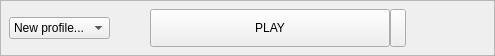
            <widget class="QFrame" name="GamePlayFrame">
             <property name="minimumSize">
              <size>
               <width>0</width>
               <height>56</height>
              </size>
             </property>
             <property name="maximumSize">
              <size>
               <width>16777215</width>
               <height>56</height>
              </size>
             </property>
             <property name="frameShape">
              <enum>QFrame::StyledPanel</enum>
             </property>
             <property name="frameShadow">
              <enum>QFrame::Raised</enum>
             </property>
             <layout class="QHBoxLayout" name="horizontalLayout_3">
              <property name="spacing">
               <number>0</number>
              </property>
              <property name="leftMargin">
               <number>8</number>
              </property>
              <property name="topMargin">
               <number>0</number>
              </property>
              <property name="rightMargin">
               <number>8</number>
              </property>
              <property name="bottomMargin">
               <number>0</number>
              </property>
              <item>
               <widget class="QComboBox" name="GameProfileComboBox">
                <property name="sizePolicy">
                 <sizepolicy hsizetype="Expanding" vsizetype="Fixed">
                  <horstretch>0</horstretch>
                  <verstretch>0</verstretch>
                 </sizepolicy>
                </property>
                <item>
                 <property name="text">
                  <string>New profile...</string>
                 </property>
                </item>
               </widget>
              </item>
              <item>
               <spacer name="horizontalSpacer_3">
                <property name="orientation">
                 <enum>Qt::Horizontal</enum>
                </property>
                <property name="sizeType">
                 <enum>QSizePolicy::Expanding</enum>
                </property>
                <property name="sizeHint" stdset="0">
                 <size>
                  <width>40</width>
                  <height>20</height>
                 </size>
                </property>
               </spacer>
              </item>
              <item>
               <widget class="QPushButton" name="GamePlayButton">
                <property name="minimumSize">
                 <size>
                  <width>240</width>
                  <height>38</height>
                 </size>
                </property>
                <property name="maximumSize">
                 <size>
                  <width>240</width>
                  <height>38</height>
                 </size>
                </property>
                <property name="text">
                 <string>PLAY</string>
                </property>
                <property name="icon">
                 <iconset theme="media-playback-start"/>
                </property>
               </widget>
              </item>
              <item>
               <widget class="QPushButton" name="GameOptionsDropDownButton">
                <property name="minimumSize">
                 <size>
                  <width>0</width>
                  <height>28</height>
                 </size>
                </property>
                <property name="maximumSize">
                 <size>
                  <width>16</width>
                  <height>38</height>
                 </size>
                </property>
                <property name="text">
                 <string/>
                </property>
                <property name="icon">
                 <iconset theme="go-up"/>
                </property>
               </widget>
              </item>
              <item>
               <spacer name="horizontalSpacer_4">
                <property name="orientation">
                 <enum>Qt::Horizontal</enum>
                </property>
                <property name="sizeHint" stdset="0">
                 <size>
                  <width>40</width>
                  <height>20</height>
                 </size>
                </property>
               </spacer>
              </item>
              <item>
               <spacer name="horizontalSpacer_5">
                <property name="orientation">
                 <enum>Qt::Horizontal</enum>
                </property>
                <property name="sizeHint" stdset="0">
                 <size>
                  <width>40</width>
                  <height>20</height>
                 </size>
                </property>
               </spacer>
              </item>
             </layout>
            </widget>
